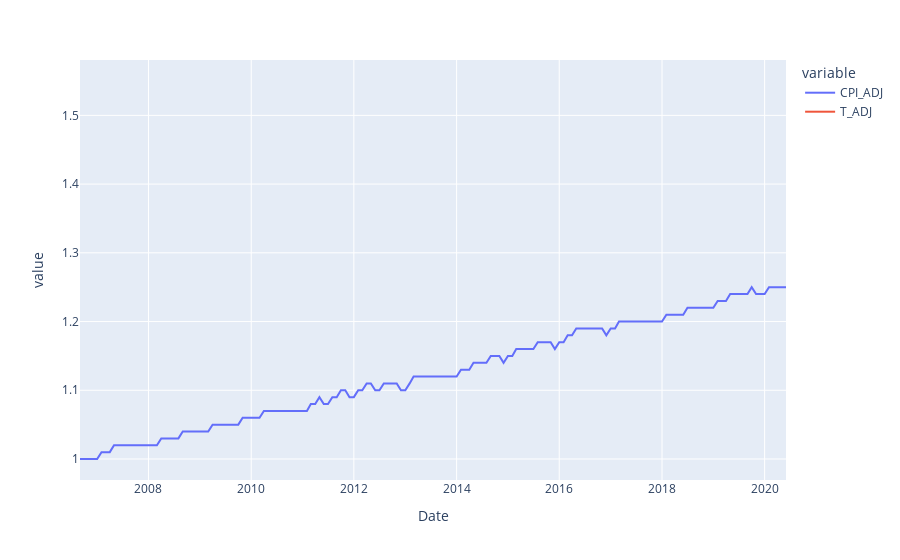

Notebook cell for this chart:
### Code cell
fig.show()

### Figure 1 — Plotly figure (JSON) as saved in the notebook; plotly's stock layout.template omitted (floating-point values rounded to 4 significant figures; data arrays with more than 128 entries replaced by an {"elided": "..."} marker saying what was removed)
{"data": [{"hovertemplate": "variable=CPI_ADJ<br>Date=%{x}<br>value=%{y}<extra></extra>", "legendgroup": "CPI_ADJ", "line": {"color": "#636efa", "dash": "solid"}, "mode": "lines", "name": "CPI_ADJ", "orientation": "v", "showlegend": true, "type": "scatter", "x": {"elided": "166 str values"}, "xaxis": "x", "y": {"elided": "166 float values"}, "yaxis": "y"}, {"hovertemplate": "variable=T_ADJ<br>Date=%{x}<br>value=%{y}<extra></extra>", "legendgroup": "T_ADJ", "line": {"color": "#EF553B", "dash": "solid"}, "mode": "lines", "name": "T_ADJ", "orientation": "v", "showlegend": true, "type": "scatter", "x": {"elided": "166 str values"}, "xaxis": "x", "y": {"elided": "166 float values"}, "yaxis": "y"}], "layout": {"legend": {"title": {"text": "variable"}, "tracegroupgap": 0}, "margin": {"t": 60}, "xaxis": {"anchor": "y", "domain": [0, 1], "title": {"text": "Date"}}, "yaxis": {"anchor": "x", "domain": [0, 1], "title": {"text": "value"}}}}
